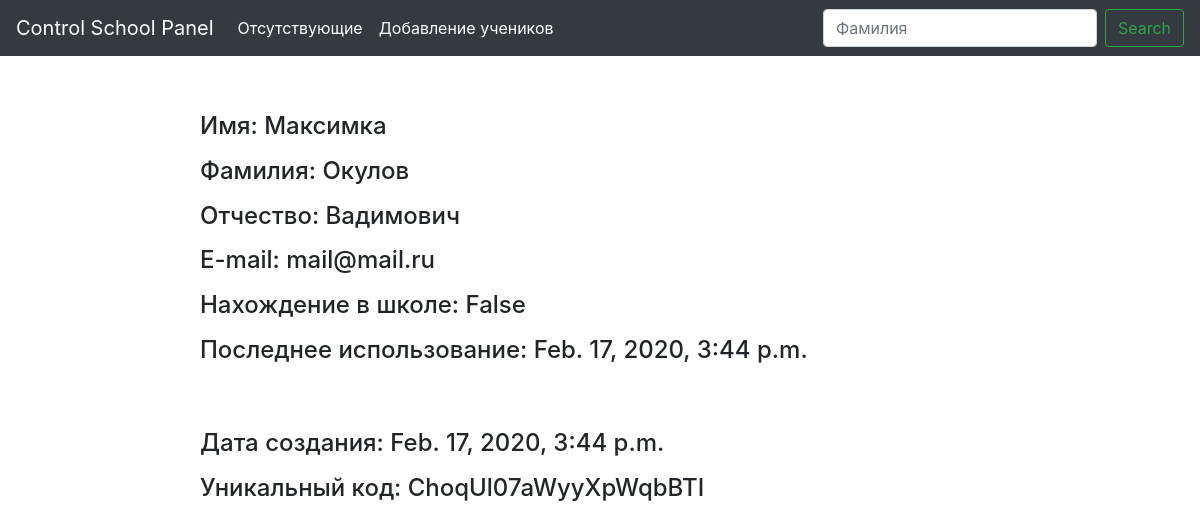
Page /view/ChoqUl07aWyyXpWqbBTI/ on the committed database.
### api/models.py (models this page shows, shortened)
class Post(models.Model):
    first_name = models.CharField(max_length=100)
    surname = models.CharField(max_length=100)
    patronymic = models.CharField(max_length=100)
    created_date = models.DateTimeField(default=timezone.now())
    slug = models.SlugField(max_length=20, unique=True, default=gen_slug)
    email = models.EmailField(max_length=254)
    in_school = models.CharField(max_length=10, default=False)
    last_use = models.DateTimeField(default=timezone.now())

### api/views.py (the view)
# urls.py: path('view/<str:slug>/', views.view),
def view(request, slug):
    q = Post.objects.get(slug=slug)
    return render(request, "view.html", {"student": q})

### templates/view.html (shortened to what this page needs)
{% extends 'base.html' %}
{% block content %}
<div class="container col-9 offset-md-2">
  <div class="row mt-5">
    <h4 class="mt-2"> Имя: {{ student.first_name }}</h4>
  </div>
  <div class="row">
    <h4 class="mt-2"> Фамилия: {{ student.surname }}</h4>
  </div>
  <div class="row">
    <h4 class="mt-2"> Отчество: {{ student.patronymic }}</h4>
  </div>
    <div class="row">
    <h4 class="mt-2"> E-mail: {{ student.email }}</h4>
  </div>
    <div class="row">
    <h4 class="mt-2"> Нахождение в школе: {{ student.in_school }}</h4>
  </div>
    <div class="row">
    <h4 class="mt-2"> Последнее использование: {{ student.last_use }}</h4>
  </div>
    <div class="row mt-5">
    <h4 class="mt-2"> Дата создания: {{ student.created_date }}</h4>
  </div>
    <div class="row">
    <h4 class="mt-2"> Уникальный код: {{ student.slug }}</h4>
  </div>
</div>
{% endblock %}

### rows in the picture
Post: first_name "Максимка", surname "Окулов", patronymic "Вадимович", email "mail@mail.ru", in_school "False", last_use "Feb. 17, 2020, 3:44 p.m.", created_date "Feb. 17, 2020, 3:44 p.m.", slug "ChoqUl07aWyyXpWqbBTI"
